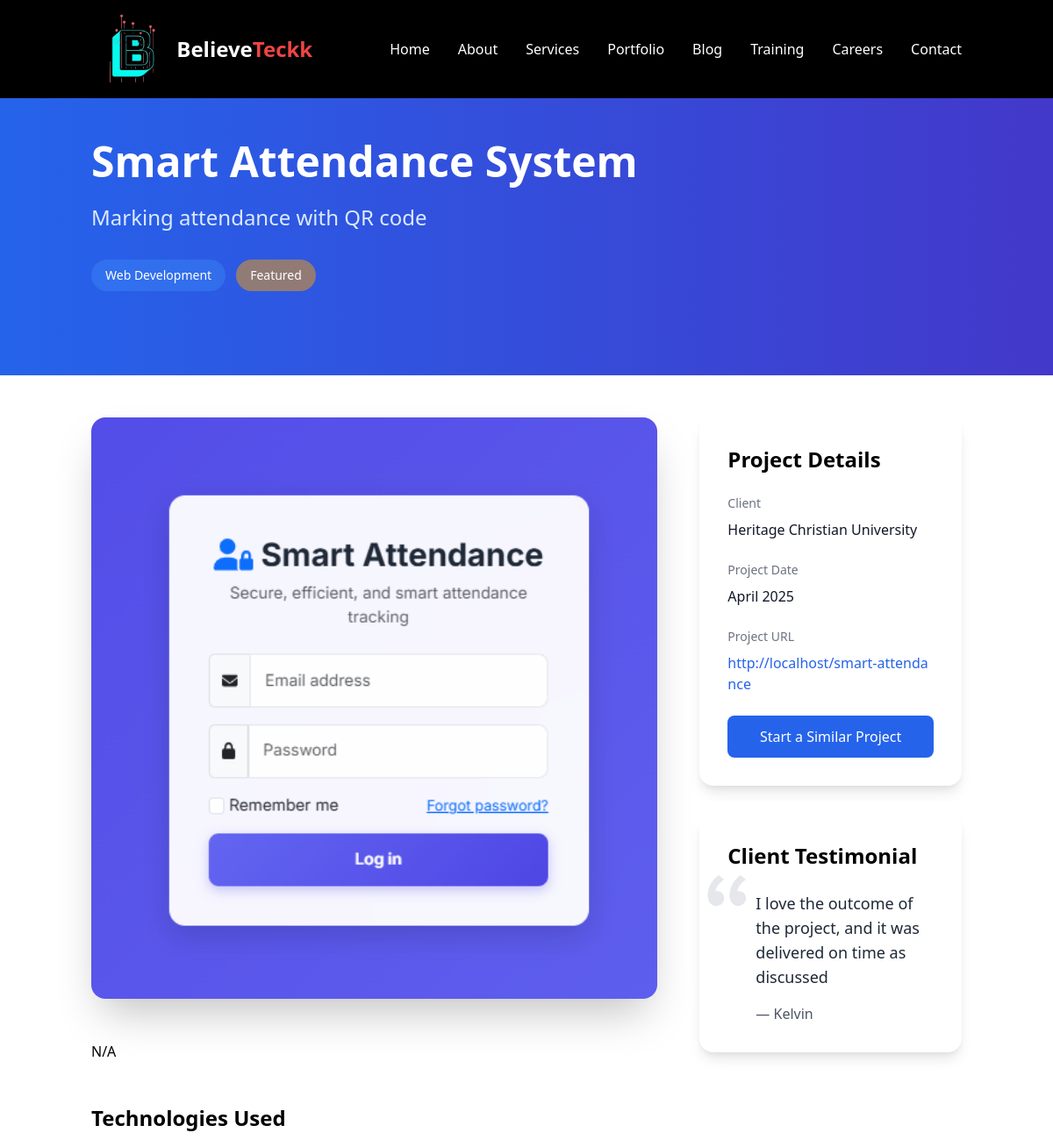
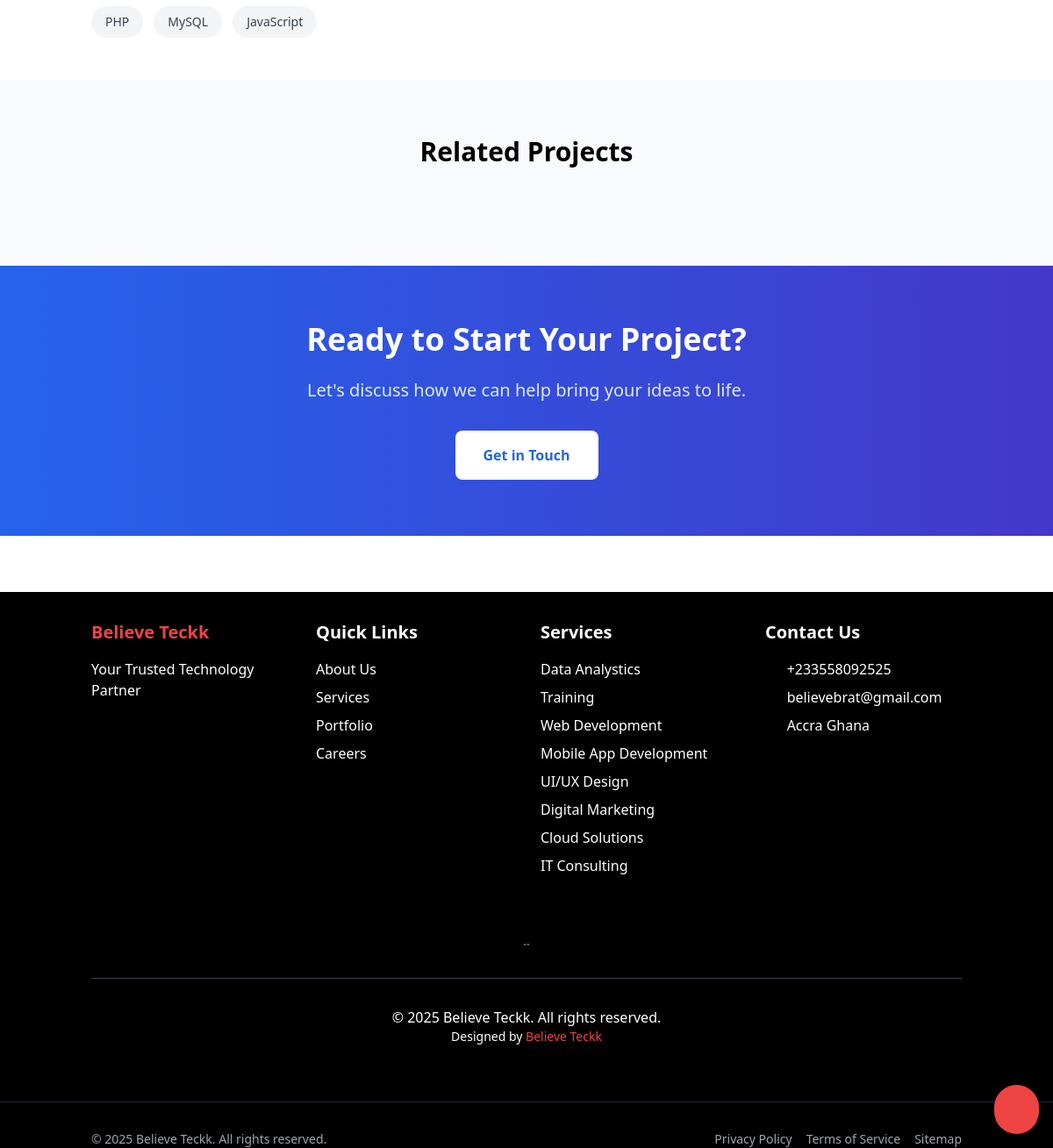
Screenshot of /portfolio-detail.php?id=1 with the database file from the repository (2 pictures, top to bottom).
### tables this page shows
CREATE TABLE `portfolio_items` (
  `id` int(11) NOT NULL,
  `category_id` int(11) DEFAULT NULL,
  `title` varchar(255) NOT NULL,
  `slug` varchar(255) NOT NULL,
  `description` text DEFAULT NULL,
  `content` text DEFAULT NULL,
  `client` varchar(100) DEFAULT NULL,
  `project_date` date DEFAULT NULL,
  `image` varchar(255) DEFAULT NULL,
  `technologies` text DEFAULT NULL,
  `project_url` varchar(255) DEFAULT NULL,
  `testimonial` text DEFAULT NULL,
  `testimonial_author` varchar(100) DEFAULT NULL,
  `is_featured` tinyint(1) DEFAULT 0,
  `is_active` tinyint(1) DEFAULT 1,
  `created_at` timestamp NOT NULL DEFAULT current_timestamp(),
  `updated_at` timestamp NOT NULL DEFAULT current_timestamp() ON UPDATE current_timestamp()
);

CREATE TABLE `portfolio_categories` (
  `id` int(11) NOT NULL,
  `name` varchar(100) NOT NULL,
  `slug` varchar(100) NOT NULL,
  `description` text DEFAULT NULL,
  `created_at` timestamp NOT NULL DEFAULT current_timestamp(),
  `updated_at` timestamp NOT NULL DEFAULT current_timestamp() ON UPDATE current_timestamp()
);

CREATE TABLE `services` (
  `id` int(11) NOT NULL,
  `title` varchar(255) NOT NULL,
  `slug` varchar(255) NOT NULL,
  `description` text DEFAULT NULL,
  `icon` varchar(50) DEFAULT NULL,
  `is_active` tinyint(1) DEFAULT 1,
  `created_at` timestamp NOT NULL DEFAULT current_timestamp(),
  `updated_at` timestamp NOT NULL DEFAULT current_timestamp() ON UPDATE current_timestamp()
);

### classes/Model.php (called while the page is built, shortened)
<?php
abstract class Model {
    public function __construct($db) {
        $this->db = $db;
    }
}
?>

### classes/Portfolio.php (called while the page is built, shortened)
<?php
class Portfolio extends Model {
    protected $table = 'portfolio_items';
    protected $category_table = 'portfolio_categories';
    public function getItemById($id) {
        $sql = "SELECT pi.*, pc.name as category_name
                FROM {$this->table} pi
                LEFT JOIN {$this->category_table} pc ON pi.category_id = pc.id
                WHERE pi.id = ?";
        $stmt = $this->db->prepare($sql);
        $stmt->execute([$id]);
        return $stmt->fetch(PDO::FETCH_ASSOC);
    }
}

### classes/Admin.php (called while the page is built, shortened)
<?php
class Admin extends Model {
    protected $services_table = 'services';
    protected $db;
    public function __construct($db) {
        $this->db = $db;
    }
    public function getSettings() {
        $sql = "SELECT * FROM settings";
        $stmt = $this->db->prepare($sql);
        $stmt->execute();
        $settings = $stmt->fetchAll(PDO::FETCH_ASSOC);
        $result = [];
        foreach ($settings as $setting) {
            $result[$setting['setting_key']] = $setting['setting_value'];
        }
        return $result;
    }
    public function getServices() {
        try {
            $sql = "SELECT * FROM {$this->services_table} ORDER BY created_at DESC";
            $stmt = $this->db->prepare($sql);
            $stmt->execute();
            return $stmt->fetchAll(PDO::FETCH_ASSOC);
        } catch (Exception $e) {
            error_log("Error getting services: " . $e->getMessage());
            throw $e;
        }
    }
}

### portfolio-detail.php (the view, shortened to what this page needs)
<?php
require_once  __DIR__ . '/classes/Portfolio.php';
$db = Database::getInstance();
$portfolio = new Portfolio($db);
$id = isset($_GET['id']) ? (int)$_GET['id'] : 0;
$item = $portfolio->getItemById($id);
include 'includes/header.php';
?>
<div class="bg-gradient-to-r from-blue-600 to-indigo-700 text-white">
    <div class="container mx-auto px-4 py-16 md:py-24">
        <div class="max-w-4xl">
            <h1 class="text-4xl md:text-5xl font-bold mb-6"><?php echo htmlspecialchars($item['title']); ?></h1>
            <p class="text-xl md:text-2xl text-blue-100 mb-8"><?php echo htmlspecialchars($item['description']); ?></p>
            <div class="flex gap-3">
                <span class="px-4 py-2 bg-blue-500 bg-opacity-50 rounded-full text-sm font-medium">
                    <?php echo htmlspecialchars($item['category_name']); ?>
                </span>
                <?php if ($item['is_featured']): ?>
                    <span class="px-4 py-2 bg-yellow-500 bg-opacity-50 rounded-full text-sm font-medium">Featured</span>
                <?php endif; ?>
            </div>
        </div>
    </div>
</div>
<div class="container mx-auto px-4 py-12">
    <div class="grid grid-cols-1 lg:grid-cols-3 gap-12">
        <div class="lg:col-span-2">
            <div class="rounded-2xl overflow-hidden shadow-2xl mb-12">
                <img src="<?php echo htmlspecialchars($item['image']); ?>"
                     class="w-full h-auto object-cover"
                     alt="<?php echo htmlspecialchars($item['title']); ?>">
            </div>
            <div class="prose prose-lg max-w-none">
                <?php echo nl2br(htmlspecialchars($item['content'])); ?>
            </div>
            <?php if (!empty($item['technologies'])): ?>
                <div class="mt-12">
                    <h3 class="text-2xl font-bold mb-6">Technologies Used</h3>
                    <div class="flex flex-wrap gap-3">
                        <?php
                        $technologies = explode(',', $item['technologies']);
                        foreach ($technologies as $tech):
                        ?>
                            <span class="px-4 py-2 bg-gray-100 rounded-full text-gray-700 text-sm font-medium">
                                <?php echo htmlspecialchars(trim($tech)); ?>
                            </span>
                        <?php endforeach; ?>
                    </div>
                </div>
            <?php endif; ?>
        </div>
        <div class="lg:col-span-1">
            <div class="bg-white rounded-2xl shadow-lg p-8 mb-8">
                <h3 class="text-2xl font-bold mb-6">Project Details</h3>
                <?php if (!empty($item['client'])): ?>
                    <div class="mb-6">
                        <h4 class="text-gray-500 text-sm font-medium mb-2">Client</h4>
                        <p class="text-gray-900 font-medium"><?php echo htmlspecialchars($item['client']); ?></p>
                    </div>
                <?php endif; ?>
                <?php if (!empty($item['project_date'])): ?>
                    <div class="mb-6">
                        <h4 class="text-gray-500 text-sm font-medium mb-2">Project Date</h4>
                        <p class="text-gray-900 font-medium"><?php echo date('F Y', strtotime($item['project_date'])); ?></p>
                    </div>
                <?php endif; ?>
                <?php if (!empty($item['project_url'])): ?>
                    <div class="mb-6">
                        <h4 class="text-gray-500 text-sm font-medium mb-2">Project URL</h4>
                        <a href="<?php echo htmlspecialchars($item['project_url']); ?>"
                           target="_blank"
                           class="text-blue-600 hover:text-blue-800 font-medium break-all">
                            <?php echo htmlspecialchars($item['project_url']); ?>
                        </a>
                    </div>
                <?php endif; ?>
                <a href="contact.php"
                   class="block w-full px-6 py-3 bg-blue-600 hover:bg-blue-700 text-white text-center font-medium rounded-lg transition duration-150">
                    Start a Similar Project
                </a>
            </div>
            <?php if (!empty($item['testimonial'])): ?>
                <div class="bg-white rounded-2xl shadow-lg p-8">
                    <h3 class="text-2xl font-bold mb-6">Client Testimonial</h3>
                    <div class="relative">
                        <blockquote class="relative pl-8">
                            <p class="text-gray-800 text-lg mb-4"><?php echo htmlspecialchars($item['testimonial']); ?></p>
                            <?php if (!empty($item['testimonial_author'])): ?>
                                <footer class="text-gray-600 font-medium">
                                    — <?php echo htmlspecialchars($item['testimonial_author']); ?>
                                </footer>
                            <?php endif; ?>
                        </blockquote>
                    </div>
                </div>
            <?php endif; ?>
        </div>
    </div>
</div>
<div class="bg-gray-50 py-16">
    <div class="container mx-auto px-4">
        <h2 class="text-3xl font-bold text-center mb-12">Related Projects</h2>
    </div>
</div>
<div class="bg-gradient-to-r from-blue-600 to-indigo-700 text-white py-16">
    <div class="container mx-auto px-4">
        <div class="max-w-4xl mx-auto text-center">
            <h2 class="text-3xl md:text-4xl font-bold mb-6">Ready to Start Your Project?</h2>
            <p class="text-xl text-blue-100 mb-8">Let's discuss how we can help bring your ideas to life.</p>
            <a href="contact.php"
               class="inline-block px-8 py-4 bg-white text-blue-600 font-bold rounded-lg hover:bg-blue-50 transition duration-150">
                Get in Touch
            </a>
        </div>
    </div>
</div>
<?php include 'includes/footer.php'; ?>

### includes/footer.php (shortened to what this page needs)
<?php
require_once(__DIR__ . '/../config/config.php');
require_once(__DIR__ . '/../classes/Admin.php');
$db = Database::getInstance();
$admin = new Admin($db);
$settings = $admin->getSettings();
?>
    </main>
    <footer class="bg-black text-white mt-16">
        <div class="container mx-auto px-4 py-8">
            <div class="grid grid-cols-1 md:grid-cols-4 gap-8">
                <div>
                    <h3 class="text-xl font-bold text-red-500 mb-4"><?php echo htmlspecialchars($settings['site_name'] ?? 'Believe Teckk'); ?></h3>
                    <p class="mb-4"><?php echo htmlspecialchars($settings['site_description'] ?? 'Your Trusted Technology Partner'); ?></p>
                    <div class="flex space-x-4">
                        <?php if (!empty($settings['social_facebook'])): ?>
                        <a href="<?php echo htmlspecialchars($settings['social_facebook']); ?>" class="text-white hover:text-red-500 transition duration-300" target="_blank">
                            <i class="fab fa-facebook-f"></i>
                        </a>
                        <?php endif; ?>
                        <?php if (!empty($settings['social_twitter'])): ?>
                        <a href="<?php echo htmlspecialchars($settings['social_twitter']); ?>" class="text-white hover:text-red-500 transition duration-300" target="_blank">
                            <i class="fab fa-twitter"></i>
                        </a>
                        <?php endif; ?>
                        <?php if (!empty($settings['social_linkedin'])): ?>
                        <a href="<?php echo htmlspecialchars($settings['social_linkedin']); ?>" class="text-white hover:text-red-500 transition duration-300" target="_blank">
                            <i class="fab fa-linkedin-in"></i>
                        </a>
                        <?php endif; ?>
                    </div>
                </div>
                <div>
                    <h3 class="text-xl font-bold mb-4">Quick Links</h3>
                    <ul class="space-y-2">
                        <li><a href="about.php" class="hover:text-red-500 transition duration-300">About Us</a></li>
                        <li><a href="services.php" class="hover:text-red-500 transition duration-300">Services</a></li>
                        <li><a href="portfolio.php" class="hover:text-red-500 transition duration-300">Portfolio</a></li>
                        <li><a href="careers.php" class="hover:text-red-500 transition duration-300">Careers</a></li>
                    </ul>
                </div>
                <div>
                    <h3 class="text-xl font-bold mb-4">Services</h3>
                    <ul class="space-y-2">
                        <?php
                        $services = $admin->getServices();
                        foreach ($services as $service): ?>
                            <li><a href="services.php#<?php echo htmlspecialchars($service['id']); ?>" class="hover:text-red-500 transition duration-300"><?php echo htmlspecialchars($service['title']); ?></a></li>
                        <?php endforeach; ?>
                    </ul>
                </div>
                <div>
                    <h3 class="text-xl font-bold mb-4">Contact Us</h3>
                    <ul class="space-y-2">
                        <?php if (!empty($settings['contact_phone'])): ?>
                        <li><i class="fas fa-phone mr-2"></i> <?php echo htmlspecialchars($settings['contact_phone']); ?></li>
                        <?php endif; ?>
                        <?php if (!empty($settings['contact_email'])): ?>
                        <li><i class="fas fa-envelope mr-2"></i> <?php echo htmlspecialchars($settings['contact_email']); ?></li>
                        <?php endif; ?>
                        <?php if (!empty($settings['contact_address'])): ?>
                        <li><i class="fas fa-map-marker-alt mr-2"></i> <?php echo htmlspecialchars($settings['contact_address']); ?></li>
                        <?php endif; ?>
                    </ul>
                </div>
                <p class="text-center text-sm text-gray-400 mt-8 md:col-span-4">.<a href="admin/login.php">.</a></p>
            </div>
            <div class="border-t border-gray-700 mt-8 pt-8 text-center">
                <p>&copy; <?php echo date('Y'); ?> <?php echo htmlspecialchars($settings['site_name'] ?? 'Believe Teckk'); ?>. All rights reserved.</p>
                <p class="text-sm">Designed by <a href="https://believe-teckk.com" class="text-red-500 hover:underline" target="_blank">Believe Teckk</a></p>
            </div>
        </div>
        <div class="border-t border-gray-800 mt-8 pt-8">
            <div class="container mx-auto px-4">
                <div class="flex flex-wrap justify-between items-center">
                    <div class="text-sm text-gray-400">
                        © <?php echo date('Y'); ?> <?php echo htmlspecialchars($settings['site_name'] ?? 'Believe Teckk'); ?>. All rights reserved.
                    </div>
                    <div class="flex space-x-4 text-sm text-gray-400">
                        <a href="privacy-policy.php" class="hover:text-white">Privacy Policy</a>
                        <a href="terms-of-service.php" class="hover:text-white">Terms of Service</a>
                        <a href="sitemap.php" class="hover:text-white">Sitemap</a>
                    </div>
                </div>
            </div>
        </div>
    </footer>
    <?php include 'includes/chat-bubble.php'; ?>
</body>
</html>

### rows the page displays
portfolio_items: title "Smart Attendance System", description "Marking attendance with QR code", portfolio_categories.name "Web Development", image (picture), content "N/A", technologies "PHP", technologies "MySQL", technologies "JavaScript", client "Heritage Christian University", project_date "April 2025", project_url "http://localhost/smart-attendance", testimonial "I love the outcome of the project, and it was delivered on time as discussed", testimonial_author "Kelvin"
services: title "Data Analystics"
services: title "Training"
services: title "Web Development"
services: title "Mobile App Development"
services: title "UI/UX Design"
services: title "Digital Marketing"
services: title "Cloud Solutions"
services: title "IT Consulting"

### other values shown
$label "Home"
$label "About"
$label "Services"
$label "Portfolio"
$label "Blog"
$label "Training"
$label "Careers"
$label "Contact"
$settings['site_name'] "Believe Teckk"
$settings['site_description'] "Your Trusted Technology Partner"
$settings['contact_phone'] "+233558092525"
$settings['contact_email'] "believebrat@gmail.com"
$settings['contact_address'] "Accra Ghana"
